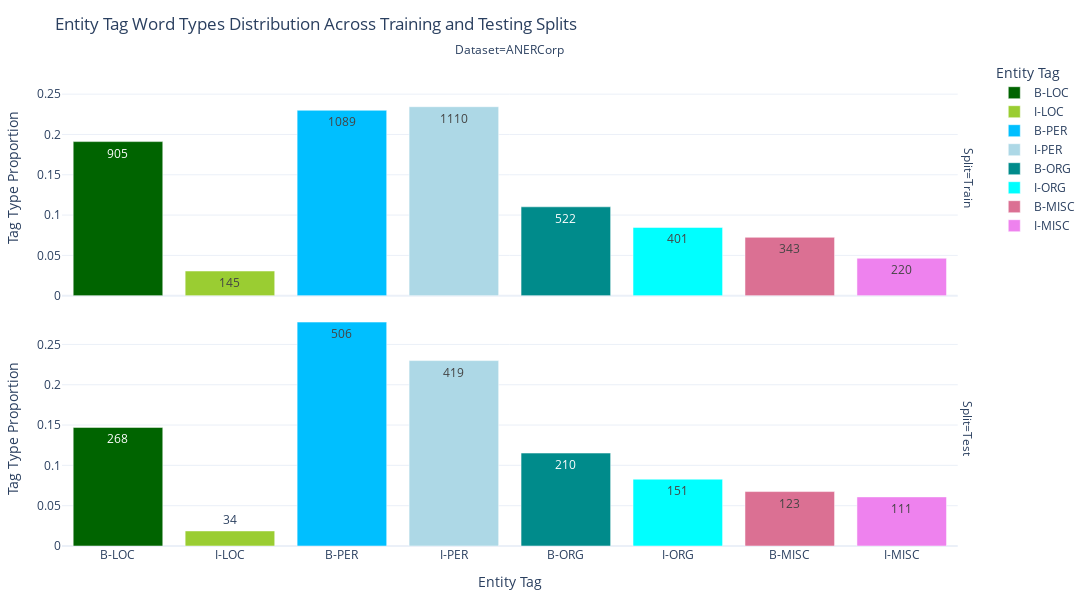

Notebook code for this chart:
### Code cell
# Step 1: Calculate the total tag types for each Dataset and Split
total_tag_types = anercrop.groupby(['Dataset', 'Split'])['Tag Types'].sum().reset_index()
total_tag_types.rename(columns={'Tag Types': 'Total Tag Types'}, inplace=True)

# Step 2: Merge the total back to the original DataFrame to calculate proportions
df = anercrop.merge(total_tag_types, on=['Dataset', 'Split'])

# Step 3: Calculate the proportion of tag types within each group
df['Tag Type Proportion'] = df['Tag Types'] / df['Total Tag Types']

df
visualizer = EntityTagVisualizer(df=df)
visualizer.preprocess_data()

visualizer.plot_faceted_bar_chart('Tag Type Proportion', 'Tag Types', "Entity Tag Word Types Distribution Across Training and Testing Splits",)

### Figure 1 — Plotly figure (JSON) as saved in the notebook; plotly's stock layout.template omitted (floating-point values rounded to 4 significant figures)
{"data": [{"alignmentgroup": "True", "hovertemplate": "Entity Tag=%{x}<br>Split=Train<br>Dataset=ANERCorp<br>Tag Type Proportion=%{y}<br>Tag Types=%{text}<extra></extra>", "legendgroup": "B-LOC", "marker": {"color": "darkgreen", "pattern": {"shape": ""}}, "name": "B-LOC", "offsetgroup": "B-LOC", "orientation": "v", "showlegend": true, "text": [905], "textposition": "auto", "type": "bar", "x": ["B-LOC"], "xaxis": "x2", "y": [0.1911], "yaxis": "y2"}, {"alignmentgroup": "True", "hovertemplate": "Entity Tag=%{x}<br>Split=Test<br>Dataset=ANERCorp<br>Tag Type Proportion=%{y}<br>Tag Types=%{text}<extra></extra>", "legendgroup": "B-LOC", "marker": {"color": "darkgreen", "pattern": {"shape": ""}}, "name": "B-LOC", "offsetgroup": "B-LOC", "orientation": "v", "showlegend": false, "text": [268], "textposition": "auto", "type": "bar", "x": ["B-LOC"], "xaxis": "x", "y": [0.1471], "yaxis": "y"}, {"alignmentgroup": "True", "hovertemplate": "Entity Tag=%{x}<br>Split=Train<br>Dataset=ANERCorp<br>Tag Type Proportion=%{y}<br>Tag Types=%{text}<extra></extra>", "legendgroup": "I-LOC", "marker": {"color": "yellowgreen", "pattern": {"shape": ""}}, "name": "I-LOC", "offsetgroup": "I-LOC", "orientation": "v", "showlegend": true, "text": [145], "textposition": "auto", "type": "bar", "x": ["I-LOC"], "xaxis": "x2", "y": [0.03062], "yaxis": "y2"}, {"alignmentgroup": "True", "hovertemplate": "Entity Tag=%{x}<br>Split=Test<br>Dataset=ANERCorp<br>Tag Type Proportion=%{y}<br>Tag Types=%{text}<extra></extra>", "legendgroup": "I-LOC", "marker": {"color": "yellowgreen", "pattern": {"shape": ""}}, "name": "I-LOC", "offsetgroup": "I-LOC", "orientation": "v", "showlegend": false, "text": [34], "textposition": "auto", "type": "bar", "x": ["I-LOC"], "xaxis": "x", "y": [0.01866], "yaxis": "y"}, {"alignmentgroup": "True", "hovertemplate": "Entity Tag=%{x}<br>Split=Train<br>Dataset=ANERCorp<br>Tag Type Proportion=%{y}<br>Tag Types=%{text}<extra></extra>", "legendgroup": "B-PER", "marker": {"color": "deepskyblue", "pattern": {"shape": ""}}, "name": "B-PER", "offsetgroup": "B-PER", "orientation": "v", "showlegend": true, "text": [1089], "textposition": "auto", "type": "bar", "x": ["B-PER"], "xaxis": "x2", "y": [0.23], "yaxis": "y2"}, {"alignmentgroup": "True", "hovertemplate": "Entity Tag=%{x}<br>Split=Test<br>Dataset=ANERCorp<br>Tag Type Proportion=%{y}<br>Tag Types=%{text}<extra></extra>", "legendgroup": "B-PER", "marker": {"color": "deepskyblue", "pattern": {"shape": ""}}, "name": "B-PER", "offsetgroup": "B-PER", "orientation": "v", "showlegend": false, "text": [506], "textposition": "auto", "type": "bar", "x": ["B-PER"], "xaxis": "x", "y": [0.2777], "yaxis": "y"}, {"alignmentgroup": "True", "hovertemplate": "Entity Tag=%{x}<br>Split=Train<br>Dataset=ANERCorp<br>Tag Type Proportion=%{y}<br>Tag Types=%{text}<extra></extra>", "legendgroup": "I-PER", "marker": {"color": "lightblue", "pattern": {"shape": ""}}, "name": "I-PER", "offsetgroup": "I-PER", "orientation": "v", "showlegend": true, "text": [1110], "textposition": "auto", "type": "bar", "x": ["I-PER"], "xaxis": "x2", "y": [0.2344], "yaxis": "y2"}, {"alignmentgroup": "True", "hovertemplate": "Entity Tag=%{x}<br>Split=Test<br>Dataset=ANERCorp<br>Tag Type Proportion=%{y}<br>Tag Types=%{text}<extra></extra>", "legendgroup": "I-PER", "marker": {"color": "lightblue", "pattern": {"shape": ""}}, "name": "I-PER", "offsetgroup": "I-PER", "orientation": "v", "showlegend": false, "text": [419], "textposition": "auto", "type": "bar", "x": ["I-PER"], "xaxis": "x", "y": [0.23], "yaxis": "y"}, {"alignmentgroup": "True", "hovertemplate": "Entity Tag=%{x}<br>Split=Train<br>Dataset=ANERCorp<br>Tag Type Proportion=%{y}<br>Tag Types=%{text}<extra></extra>", "legendgroup": "B-ORG", "marker": {"color": "darkcyan", "pattern": {"shape": ""}}, "name": "B-ORG", "offsetgroup": "B-ORG", "orientation": "v", "showlegend": true, "text": [522], "textposition": "auto", "type": "bar", "x": ["B-ORG"], "xaxis": "x2", "y": [0.1102], "yaxis": "y2"}, {"alignmentgroup": "True", "hovertemplate": "Entity Tag=%{x}<br>Split=Test<br>Dataset=ANERCorp<br>Tag Type Proportion=%{y}<br>Tag Types=%{text}<extra></extra>", "legendgroup": "B-ORG", "marker": {"color": "darkcyan", "pattern": {"shape": ""}}, "name": "B-ORG", "offsetgroup": "B-ORG", "orientation": "v", "showlegend": false, "text": [210], "textposition": "auto", "type": "bar", "x": ["B-ORG"], "xaxis": "x", "y": [0.1153], "yaxis": "y"}, {"alignmentgroup": "True", "hovertemplate": "Entity Tag=%{x}<br>Split=Train<br>Dataset=ANERCorp<br>Tag Type Proportion=%{y}<br>Tag Types=%{text}<extra></extra>", "legendgroup": "I-ORG", "marker": {"color": "cyan", "pattern": {"shape": ""}}, "name": "I-ORG", "offsetgroup": "I-ORG", "orientation": "v", "showlegend": true, "text": [401], "textposition": "auto", "type": "bar", "x": ["I-ORG"], "xaxis": "x2", "y": [0.08469], "yaxis": "y2"}, {"alignmentgroup": "True", "hovertemplate": "Entity Tag=%{x}<br>Split=Test<br>Dataset=ANERCorp<br>Tag Type Proportion=%{y}<br>Tag Types=%{text}<extra></extra>", "legendgroup": "I-ORG", "marker": {"color": "cyan", "pattern": {"shape": ""}}, "name": "I-ORG", "offsetgroup": "I-ORG", "orientation": "v", "showlegend": false, "text": [151], "textposition": "auto", "type": "bar", "x": ["I-ORG"], "xaxis": "x", "y": [0.08288], "yaxis": "y"}, {"alignmentgroup": "True", "hovertemplate": "Entity Tag=%{x}<br>Split=Train<br>Dataset=ANERCorp<br>Tag Type Proportion=%{y}<br>Tag Types=%{text}<extra></extra>", "legendgroup": "B-MISC", "marker": {"color": "palevioletred", "pattern": {"shape": ""}}, "name": "B-MISC", "offsetgroup": "B-MISC", "orientation": "v", "showlegend": true, "text": [343], "textposition": "auto", "type": "bar", "x": ["B-MISC"], "xaxis": "x2", "y": [0.07244], "yaxis": "y2"}, {"alignmentgroup": "True", "hovertemplate": "Entity Tag=%{x}<br>Split=Test<br>Dataset=ANERCorp<br>Tag Type Proportion=%{y}<br>Tag Types=%{text}<extra></extra>", "legendgroup": "B-MISC", "marker": {"color": "palevioletred", "pattern": {"shape": ""}}, "name": "B-MISC", "offsetgroup": "B-MISC", "orientation": "v", "showlegend": false, "text": [123], "textposition": "auto", "type": "bar", "x": ["B-MISC"], "xaxis": "x", "y": [0.06751], "yaxis": "y"}, {"alignmentgroup": "True", "hovertemplate": "Entity Tag=%{x}<br>Split=Train<br>Dataset=ANERCorp<br>Tag Type Proportion=%{y}<br>Tag Types=%{text}<extra></extra>", "legendgroup": "I-MISC", "marker": {"color": "violet", "pattern": {"shape": ""}}, "name": "I-MISC", "offsetgroup": "I-MISC", "orientation": "v", "showlegend": true, "text": [220], "textposition": "auto", "type": "bar", "x": ["I-MISC"], "xaxis": "x2", "y": [0.04646], "yaxis": "y2"}, {"alignmentgroup": "True", "hovertemplate": "Entity Tag=%{x}<br>Split=Test<br>Dataset=ANERCorp<br>Tag Type Proportion=%{y}<br>Tag Types=%{text}<extra></extra>", "legendgroup": "I-MISC", "marker": {"color": "violet", "pattern": {"shape": ""}}, "name": "I-MISC", "offsetgroup": "I-MISC", "orientation": "v", "showlegend": false, "text": [111], "textposition": "auto", "type": "bar", "x": ["I-MISC"], "xaxis": "x", "y": [0.06092], "yaxis": "y"}], "layout": {"annotations": [{"font": {}, "showarrow": false, "text": "Dataset=ANERCorp", "x": 0.49, "xanchor": "center", "xref": "paper", "y": 1, "yanchor": "bottom", "yref": "paper"}, {"font": {}, "showarrow": false, "text": "Split=Test", "textangle": 90, "x": 0.98, "xanchor": "left", "xref": "paper", "y": 0.2425, "yanchor": "middle", "yref": "paper"}, {"font": {}, "showarrow": false, "text": "Split=Train", "textangle": 90, "x": 0.98, "xanchor": "left", "xref": "paper", "y": 0.7575, "yanchor": "middle", "yref": "paper"}], "barmode": "relative", "height": 600, "legend": {"title": {"text": "Entity Tag"}, "tracegroupgap": 0}, "margin": {"b": 20, "l": 20, "r": 20, "t": 60}, "title": {"text": "Entity Tag Word Types Distribution Across Training and Testing Splits"}, "width": 1200, "xaxis": {"anchor": "y", "categoryarray": ["B-LOC", "I-LOC", "B-PER", "I-PER", "B-ORG", "I-ORG", "B-MISC", "I-MISC"], "categoryorder": "array", "domain": [0, 0.98], "title": {"text": "Entity Tag"}}, "xaxis2": {"anchor": "y2", "domain": [0, 0.98], "matches": "x", "showticklabels": false}, "yaxis": {"anchor": "x", "domain": [0, 0.485], "title": {"text": "Tag Type Proportion"}}, "yaxis2": {"anchor": "x2", "domain": [0.515, 1], "matches": "y", "title": {"text": "Tag Type Proportion"}}}}
